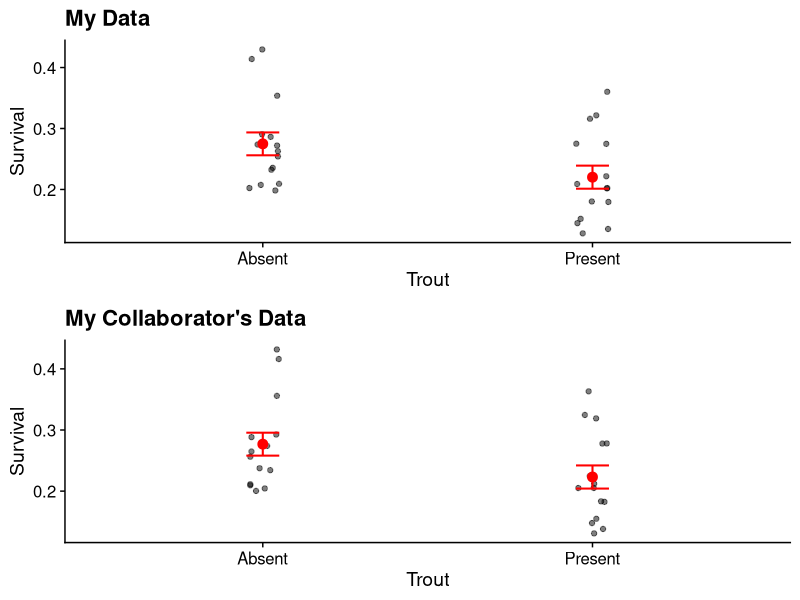
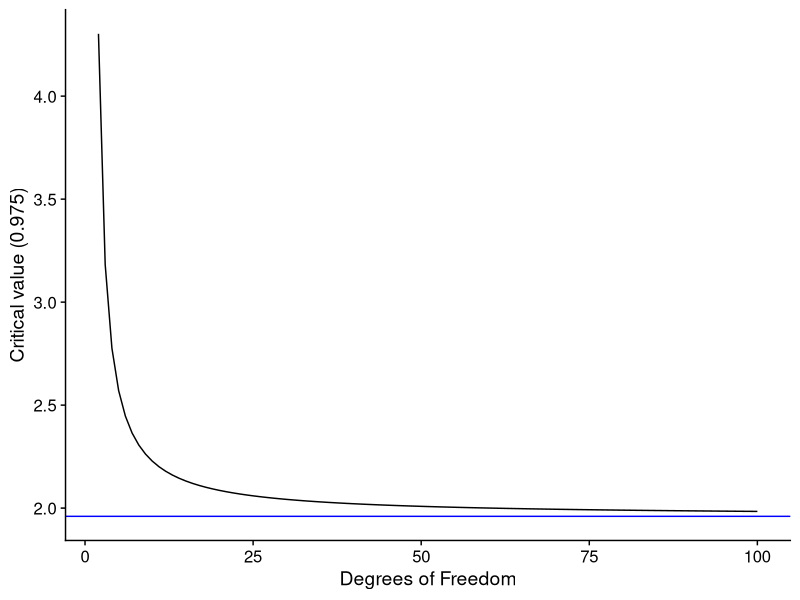

These charts were generated, in order, by the following R code:
## ---- chunk 1
#| label: setup
#| message: false
#| warning: false

# FIXME
library(tidyverse)
library(readxl)
library(cowplot)

library(knitr)
theme_set(theme_cowplot())
## ---- chunk 2
# FIXME

stalk <- read_csv("../data/Stalkies.csv")

mean(stalk$eye_span[stalk$food_source == 'Cotton']) -
  2 * sd(stalk$eye_span[stalk$food_source == 'Cotton'] /
           sqrt(length(stalk$eye_span[stalk$food_source == 'Cotton'])))

mean(stalk$eye_span[stalk$food_source == 'Cotton']) +
  2 * sd(stalk$eye_span[stalk$food_source == 'Cotton'] /
           sqrt(length(stalk$eye_span[stalk$food_source == 'Cotton'])))

mean(stalk$eye_span[stalk$food_source == 'Corn']) -
  2 * sd(stalk$eye_span[stalk$food_source == 'Corn'] /
           sqrt(length(stalk$eye_span[stalk$food_source == 'Corn'])))

mean(stalk$eye_span[stalk$food_source == 'Corn']) +
  2 * sd(stalk$eye_span[stalk$food_source == 'Corn'] /
           sqrt(length(stalk$eye_span[stalk$food_source == 'Corn'])))

## We can write functions to do the SEM and approximate CI
## approx_CI returns a tibble with the lower and upper
## bounds of the CI. Note the use of group_modify() to 
## apply approx_CI() to each group.
SEM <- function(x) return(sd(x) / sqrt(length(x)))

approx_CI <- function(x, ...) {
  upper <- mean(x) + 2 * SEM(x)
  lower <- mean(x) - 2 * SEM(x)
  return(tibble(lower, upper))
}

stalk |> 
  group_by(food_source) |> 
  group_modify(~ approx_CI(.x$eye_span))
## ---- chunk 3
# FIXME
# Note: need to use list() below to assign to a row of a tibble.

set.seed(648273)
niter <- 1000

mu.corn <- mean(stalk$eye_span[stalk$food_source == 'Corn'])
mu.cotton <- mean(stalk$eye_span[stalk$food_source == 'Cotton'])
sd.corn <- sd(stalk$eye_span[stalk$food_source == 'Corn'])
sd.cotton <- sd(stalk$eye_span[stalk$food_source == 'Cotton'])
n.corn <- length(stalk$eye_span[stalk$food_source == 'Corn'])
n.cotton <- length(stalk$eye_span[stalk$food_source == 'Cotton'])

corn.cis <- tibble(mm = numeric(length = niter),
                   ll = numeric(length = niter),
                   uu = numeric(length = niter))
cotton.cis <- tibble(mm = numeric(length = niter),
                     ll = numeric(length = niter),
                     uu = numeric(length = niter))

for (jj in 1:niter) {
  corn.s <- rnorm(n.corn, mu.corn, sd.corn)
  cotton.s <- rnorm(n.cotton, mu.cotton, sd.cotton)

  corn.cis[jj, ] <- list(
    mean(corn.s),
    mean(corn.s) - 2 * (sd(corn.s) / sqrt(n.corn)),
    mean(corn.s) + 2 * (sd(corn.s) / sqrt(n.corn)))
  cotton.cis[jj, ] <- list(
    mean(cotton.s),
    mean(cotton.s) - 2 * (sd(cotton.s) / sqrt(n.cotton)),
    mean(cotton.s) + 2 * (sd(cotton.s) / sqrt(n.cotton)))
}

(sum(mu.corn < corn.cis$ll) + sum(mu.corn > corn.cis$uu)) / niter
(sum(mu.cotton < cotton.cis$ll) + sum(mu.cotton > cotton.cis$uu)) / niter
## ---- chunk 4
# FIXME
BT1 <- read_csv("../data/BrookTrout1.csv")
BT2 <- read_csv("../data/BrookTrout2.csv")
## ---- chunk 5
# FIXME
p1 <- ggplot(BT1, aes(x = Trout, y = Proportion_Surviving)) +
  geom_point(position = position_jitter(width = 0.05), alpha = 0.5) +
  stat_summary(fun = mean, geom = "point", size = 3, color = "red") +
  stat_summary(fun.data = mean_se, geom = "errorbar", width = 0.1,
               color = "red", size = 0.7) +
  labs(x = "Trout", y = "Survival", title = "My Data")
p2 <- ggplot(BT2, aes(x = Trout, y = Proportion_Surviving)) +
  geom_point(position = position_jitter(width = 0.05), alpha = 0.5) +
  stat_summary(fun = mean, geom = "point", size = 3, color = "red") +
  stat_summary(fun.data = mean_se, geom = "errorbar", width = 0.1,
               color = "red", size = 0.7) +
  labs(x = "Trout", y = "Survival", title = "My Collaborator's Data")

plot_grid(p1, p2, nrow = 2)
## ---- chunk 6
# FIXME
fm1 <- lm(Proportion_Surviving ~ Trout, BT1)
summary(fm1)
## ---- chunk 7
# FIXME
fm2 <- lm(Proportion_Surviving ~ Trout, BT2)
summary(fm2)
## ---- chunk 8
M <- tibble::tibble(Survival = c("Survived", "Did not survive"),
                    `Trout absent` = c(946, 3470),
                    `Trout present` = c(919, 3876))
knitr::kable(M)
## ---- chunk 9
# FIXME
CVs <- tibble(dfs = seq(2, 100, by = 1),
              crit_vals = qt(0.975, df = dfs,
                             lower.tail = TRUE))

CVs |>
  ggplot(aes(dfs, crit_vals)) +
  geom_line() +
  geom_hline(yintercept = qnorm(0.025, lower.tail = FALSE),
             color = "blue") +
  labs(x = "Degrees of Freedom", y = "Critical value (0.975)")
## ---- chunk 10
# Let's just adapt the approximate CI function from
# Problem Set 6. We will make it a little more flexible
# by allowing us to specify the desired interval with
# `prob`. Default to 95% CI.
SEM <- function(x) return(sd(x) / sqrt(length(x)))

exact_CI <- function(x, prob = 0.95) {
  t_crit <- qt((1 - prob) / 2,
               df = length(x) - 1,
               lower.tail = FALSE)
  Upper <- mean(x) + t_crit * SEM(x)
  Lower <- mean(x) - t_crit * SEM(x)
  return(tibble(Lower, Mean = mean(x), Upper))
}

CIs <- BT1 |> 
  group_by(Trout) |> 
  group_modify(~ exact_CI(.x$Proportion_Surviving))

knitr::kable(CIs)
